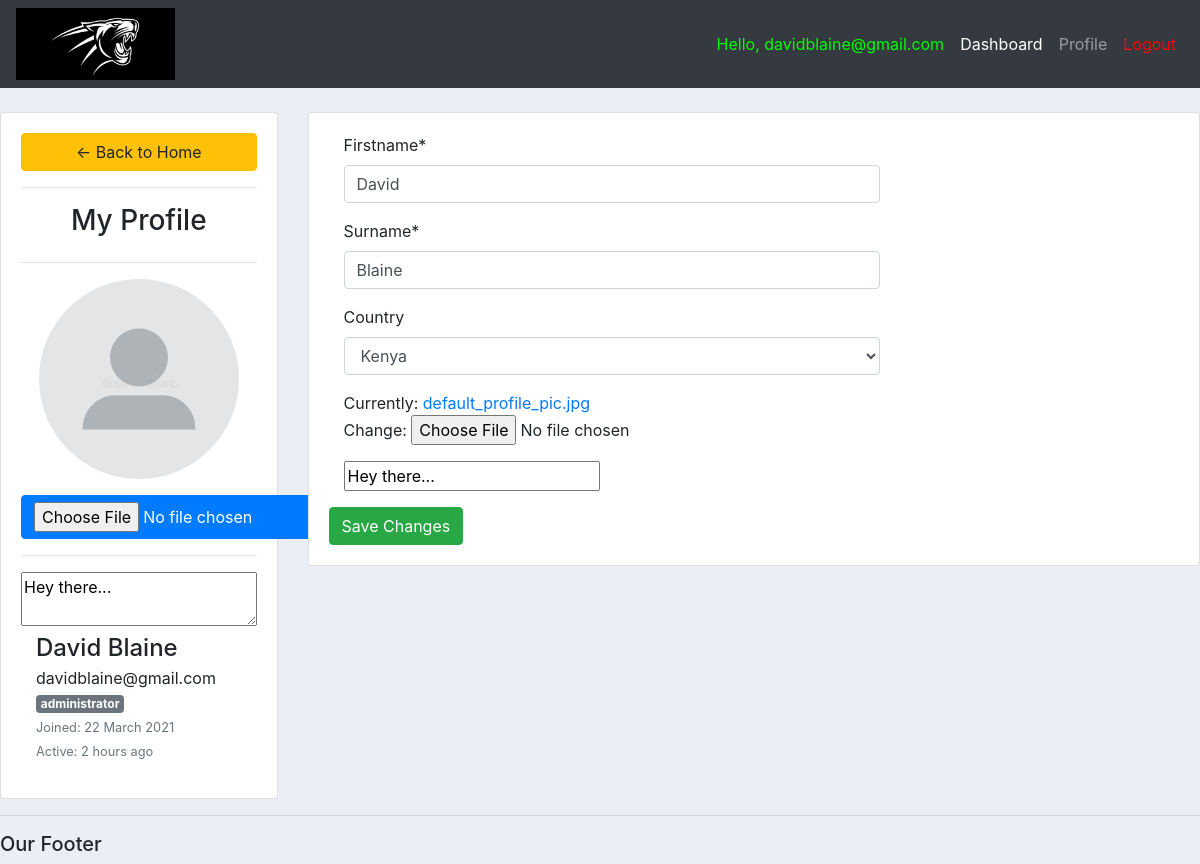
/MyProfile/ (signed in), run on an earlier commit of the app's database.
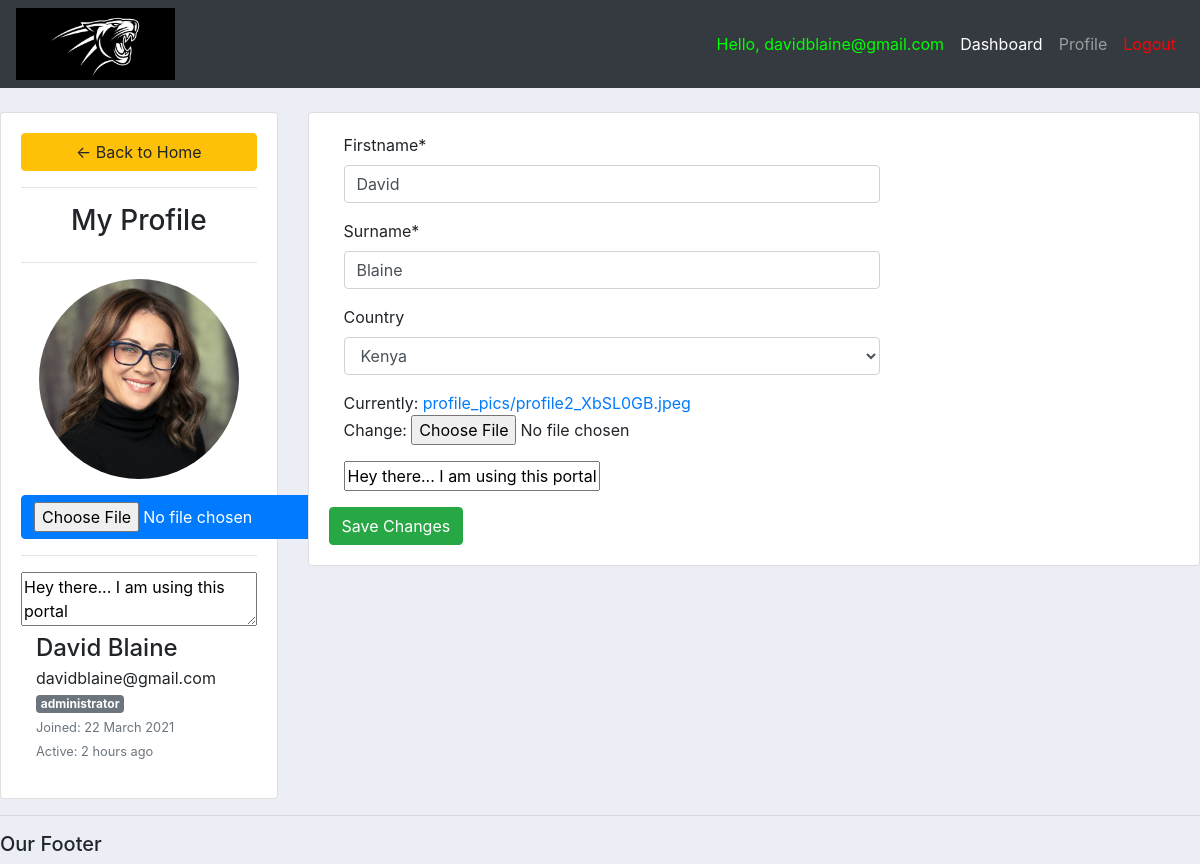
And on a later commit of the database.
### App1/models.py (models this page shows, shortened)
class user(AbstractBaseUser):
	alphanumeric = RegexValidator(r'^[0-9a-zA-Z]*$', 'Only alphanumeric characters are allowed!')
	phonenumber = RegexValidator(r'^[0-9]{10,12}$', 'Only Numerical characters are allowed! (Must be 10-12Digits)')
	firstname		= models.CharField(max_length=30, unique=False, validators=[alphanumeric])
	surname 		= models.CharField(max_length=30, unique=False, validators=[alphanumeric])
	email 			= models.EmailField(verbose_name="email", max_length=60, unique=True)
	phonenumber 	= models.CharField(max_length=30, unique=True, validators=[phonenumber])
	country 		= models.ForeignKey(Country, on_delete=models.SET_NULL, blank=True, null=True)
	university 		= models.ForeignKey(University, on_delete=models.SET_NULL, null=True)
	course			= models.ForeignKey(Course, on_delete=models.SET_NULL, blank=True, null=True)
	date_joined 	= models.DateTimeField(verbose_name='date joined', auto_now_add=True)
	last_login		= models.DateTimeField(verbose_name='last login', auto_now=True)
	is_admin 		= models.BooleanField(default=False)
	is_active 		= models.BooleanField(default=True)
	is_staff 		= models.BooleanField(default=False)
	is_superuser 	= models.BooleanField(default=False)
	USERNAME_FIELD = 'email'
	REQUIRED_FIELDS = []
	objects = MyAccountManager()
	def __str__(self):
		return self.email

class Profile(models.Model):
	user 			= models.OneToOneField(user, on_delete=models.CASCADE)
	profile_pic 	= models.ImageField(null=True, default="default_profile_pic.jpg", upload_to="profile_pics")
	bio 			= models.CharField(max_length=40, default="Hey there...")

### App1/views.py (the view)
# urls.py: path('MyProfile/', views.my_profile, name='my_profile'),
@login_required(login_url='login') # only allows users who are logged in with correct credentials
def my_profile(request):
	user = request.user
	user2 = request.user.profile
	form = update_user_profile(instance=user)
	form2 = user_profile(instance=user2)
	if request.method == 'POST':
		form = update_user_profile(request.POST, request.FILES,instance=user)
		form2 = user_profile(request.POST, request.FILES, instance=user2)
		if form.is_valid and form2.is_valid:
			form.save()
			form2.save()
	context = {'form':form, 'form2': form2}
	return render(request, 'App1/my_profile.html', context)

### App1/forms.py
class update_user_profile(forms.ModelForm):
	class Meta:
		model = user
		fields = ['firstname', 'surname', 'country']
		exclude = ['email', 'phonenumber', 'university', 'course', 'password1', 'password2']

class user_profile(forms.ModelForm):
	class Meta:
		model = Profile
		fields = '__all__'
		exclude = ['user',]

### App1/models.py (called while the page is built)
    def __str__(self):
        return self.name

### App1/templates/App1/my_profile.html (shortened to what this page needs)
{%  extends 'App1/main.html' %}
{% load static %}
{% block content %}
{% load crispy_forms_tags %}
<br>
<div class="row">
	<div class="col-md-3">
		<div class="card card-body">
			<a class="btn btn-warning" href="{% url 'home' %}"> &#8592; Back to Home</a>
			<hr>
			<h3 style="text-align: center">My Profile</h3>
			<hr>
			<img class="profile-pic" src="{{request.user.profile.profile_pic.url}}" >
      <div class="mt-3 text-center">
        <button class="btn btn-primary" type="button">
          <input type="file" name="">
        </button>
      </div>
        <hr>
		  <textarea placeholder="Enter your Bio">{{request.user.profile.bio}}</textarea>
        <div class="col d-flex flex-column flex-sm-row justify-content-between mb-3">
          <div class="text-center text-sm-left mb-2 mb-sm-0">
            <h4 class="pt-sm-2 pb-1 mb-0 text-nowrap">{{request.user.firstname}} {{request.user.surname}}</h4>
            <p class="mb-0">{{request.user.email}}</p>
            <span class="badge badge-secondary">administrator</span>
            <div class="text-muted"><small>Joined: 22 March 2021</small></div>
            <div class="text-muted"><small>Active: 2 hours ago</small></div>
          </div>
        </div>
		</div>
	</div>
	<div class="col-md-9">
		<div class="card card-body">
			<form method="POST" action="" enctype="multipart/form-data">
				      <div class="form-group">
            		<div class="col-lg-8">
              			{{form.firstname|as_crispy_field }}
            		</div>
          		</div>
          		<div class="form-group">
            		<div class="col-lg-8">
              			{{form.surname|as_crispy_field }}
            		</div>
          		</div>
              <div class="form-group">
                <div class="col-lg-8">
                    {{form.country|as_crispy_field }}
                </div>
              </div>
              <div class="form-group">
                <div class="col-lg-8">
                    {{form2.profile_pic}}
                </div>
              </div>
              <div class="form-group">
                <div class="col-lg-8">
                    {{form2.bio}}
                </div>
              </div>
			<input class="btn btn-success" type="submit" name="Update Information" value="Save Changes">
			</form>
		</div>
	</div>
</div>
{% endblock %}

### App1/templates/App1/main.html (shortened to what this page needs)
{% load static %}
<!DOCTYPE html>
<head>
    <link rel="stylesheet" href="https://stackpath.bootstrapcdn.com/bootstrap/4.3.1/css/bootstrap.min.css">
    <link rel="stylesheet" href="{% static '/css/main.css' %}">
</head>
<body>
    {% include 'App1/navbar.html' %}
    {% block content %}
    {% endblock %}
    <hr>
    <h5>Our Footer</h5>
</body>
</html>

### App1/templates/App1/navbar.html (shortened to what this page needs)
{% load static %}
<nav class="navbar navbar-expand-lg navbar-dark bg-dark">
    <img src="{% static '/images/lionking.png'%}" id="logo" >
    <link rel="stylesheet" href="{% static '/css/main.css' %}">
    <div class="collapse navbar-collapse" id="navbarNav">
      <ul class="navbar-nav ml-auto">
        <li class="nav-item active">
          <a class="nav-link" style="color: #00ff00;">Hello, {{request.user}}</a>
        </li>
        <li class="nav-item active">
          <a class="nav-link" href="{% url 'home' %}">Dashboard</a>
        </li>
        <li class="nav-item">
          <a class="nav-link" href="{% url 'my_profile' %}">Profile</a>
        </li>
        <li class="nav-item">
          <a class="nav-link" href="{% url 'logout' %}" style="color: #ff0000;">Logout</a>
        </li>
      </ul>
    </div>
  </nav>

### static/css/main.css (style rules this page uses)
#logo { height: auto; width: auto; max-height: 72px; max-width: 250px; }
body { background-color: #ebeff5; }

### App1/templates/App1/my_profile.html (style rules this page uses)
.profile-pic { max-width: 200px; max-height:200px; margin: 0 auto; border-radius: 50%; }

What changed in the data, as far as the page shows it:
changed user "David": user.profile.profile_pic: picture added in place of a placeholder; user.profile.bio "Hey there..." → "Hey there... I am using this portal"
changed Profile: bio "Hey there..." → "Hey there... I am using this portal"
Also different on the page:
text no longer shown: "Currently: default_profile_pic.jpg Change:"
text now shown: "Currently: profile_pics/profile2_XbSL0GB.jpeg Change:"
